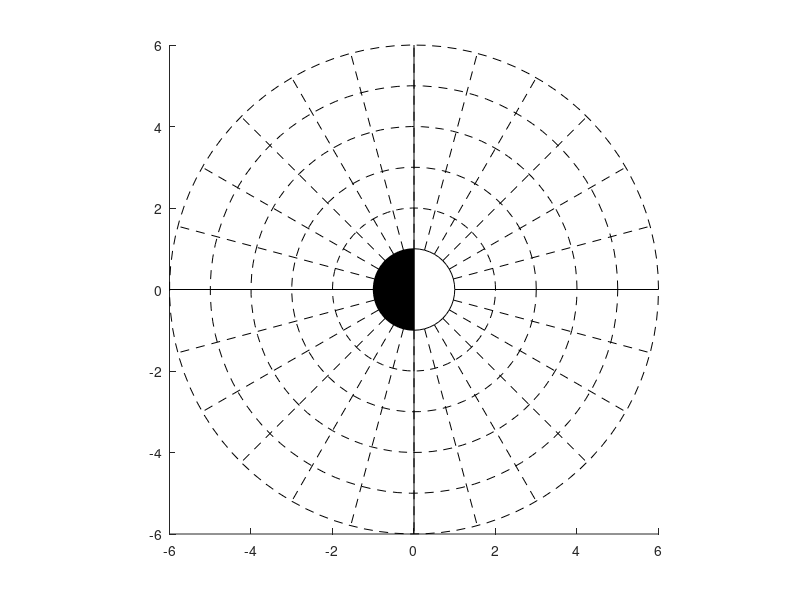

The MATLAB source for this figure:
function h_ax = make_mlt_plot_grid(varargin)
% h_ax = make_mlt_plot_grid('param', value)
% Make a grid background for plotting something vs. L and MLT
% 
% PARAMETERS
% L_max: max L to plot (default is 6)
% MLT_gridlines: array of MLTs on which to plot grid lines (default: 0:23)
% h_ax: axis handle on which to plot (makes a new figure by default)
% sun_dir: directions of sun (noon MLT); one of 'right' (default), 'left', 'up'
% or 'down'
% solid_lines_L: some L lines to make solid (default: [])
% 
% OUTPUT
% h_ax: axis handle

% By Daniel Golden (dgolden1 at stanford dot edu)
% $Id$

%% Parse arguments
p = inputParser;
p.addParamValue('L_max', 6);
p.addParamValue('MLT_gridlines', 0:23);
p.addParamValue('h_ax', []);
p.addParamValue('sun_dir', 'right');
p.addParamValue('solid_lines_L', []);
p.parse(varargin{:});

%% Make figure if requested
if isempty(p.Results.h_ax)
  figure;
else
  saxes(p.Results.h_ax);
end

%% Overlay grids
L_max = p.Results.L_max;

hold on; 
theta_L = linspace(0, 2*pi, 100);
L_grid = 2:L_max;

% L grid
for kk = 1:length(L_grid)
	plot(L_grid(kk)*cos(theta_L), L_grid(kk)*sin(theta_L), 'k--');
end
for kk = 1:length(p.Results.solid_lines_L)
  plot(p.Results.solid_lines_L(kk)*cos(theta_L), p.Results.solid_lines_L(kk)*sin(theta_L), 'k-', 'Linewidth', 2);
end

theta_MLT = p.Results.MLT_gridlines/24*2*pi;
% MLT grid
for kk = 1:length(theta_MLT)
	plot([1 L_max]*cos(theta_MLT(kk)), [1 L_max]*sin(theta_MLT(kk)), 'k--');
end

% Rectangular grid at 0, 6, 12, 18 MLT
plot([-L_max -1], [0 0], 'k-', [1 L_max], [0 0], 'k-', [0 0], [-L_max -1], 'k-', [0 0], [1 L_max], 'k-');

axis equal square

%% Plot day/night terminator
switch p.Results.sun_dir
  case 'right'
    t_offset = 0;
  case 'up'
    t_offset = pi/2;
  case 'left'
    t_offset = pi;
  case 'down'
    t_offset = 3*pi/2;
  otherwise
    error('Invalid value for ''sun_dir'': %s', p.Results.sun_dir);
end

patch(cos(linspace(-pi/2, pi/2, 25) + t_offset), sin(linspace(-pi/2, pi/2, 25) + t_offset), 'w');
patch(cos(linspace(pi/2, 3*pi/2, 25) + t_offset), sin(linspace(pi/2, 3*pi/2, 25) + t_offset), 'k');
